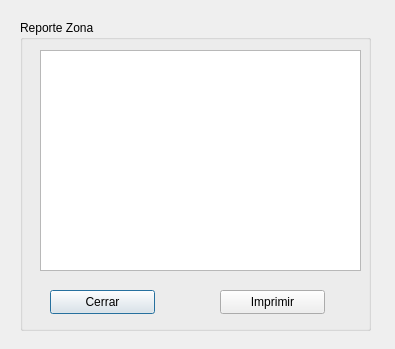
<?xml version="1.0" encoding="UTF-8"?>
<ui version="4.0">
 <class>rzona</class>
 <widget class="QDialog" name="rzona">
  <property name="geometry">
   <rect>
    <x>0</x>
    <y>0</y>
    <width>395</width>
    <height>349</height>
   </rect>
  </property>
  <property name="windowTitle">
   <string>Reporte de Zonas</string>
  </property>
  <widget class="QGroupBox" name="groupBox">
   <property name="geometry">
    <rect>
     <x>20</x>
     <y>20</y>
     <width>351</width>
     <height>311</height>
    </rect>
   </property>
   <property name="title">
    <string>Reporte Zona</string>
   </property>
   <widget class="QPushButton" name="cerrar">
    <property name="geometry">
     <rect>
      <x>30</x>
      <y>270</y>
      <width>105</width>
      <height>24</height>
     </rect>
    </property>
    <property name="text">
     <string>Cerrar</string>
    </property>
    <property name="icon">
     <iconset resource="pandasoft.qrc">
      <normaloff>:/images/dialog-close.png</normaloff>:/images/dialog-close.png</iconset>
    </property>
   </widget>
   <widget class="QPushButton" name="print">
    <property name="geometry">
     <rect>
      <x>200</x>
      <y>270</y>
      <width>105</width>
      <height>24</height>
     </rect>
    </property>
    <property name="text">
     <string>Imprimir</string>
    </property>
    <property name="icon">
     <iconset resource="pandasoft.qrc">
      <normaloff>:/images/document-print-preview.png</normaloff>:/images/document-print-preview.png</iconset>
    </property>
   </widget>
   <widget class="QWidget" name="gridLayoutWidget">
    <property name="geometry">
     <rect>
      <x>20</x>
      <y>30</y>
      <width>321</width>
      <height>221</height>
     </rect>
    </property>
    <layout class="QGridLayout" name="gridLayout">
     <item row="0" column="0">
      <widget class="QTableView" name="lista"/>
     </item>
    </layout>
   </widget>
  </widget>
 </widget>
 <tabstops>
  <tabstop>lista</tabstop>
  <tabstop>cerrar</tabstop>
  <tabstop>print</tabstop>
 </tabstops>
 <resources>
  <include location="pandasoft.qrc"/>
 </resources>
 <connections>
  <connection>
   <sender>cerrar</sender>
   <signal>clicked()</signal>
   <receiver>rzona</receiver>
   <slot>reject()</slot>
   <hints>
    <hint type="sourcelabel">
     <x>108</x>
     <y>311</y>
    </hint>
    <hint type="destinationlabel">
     <x>31</x>
     <y>315</y>
    </hint>
   </hints>
  </connection>
 </connections>
</ui>
